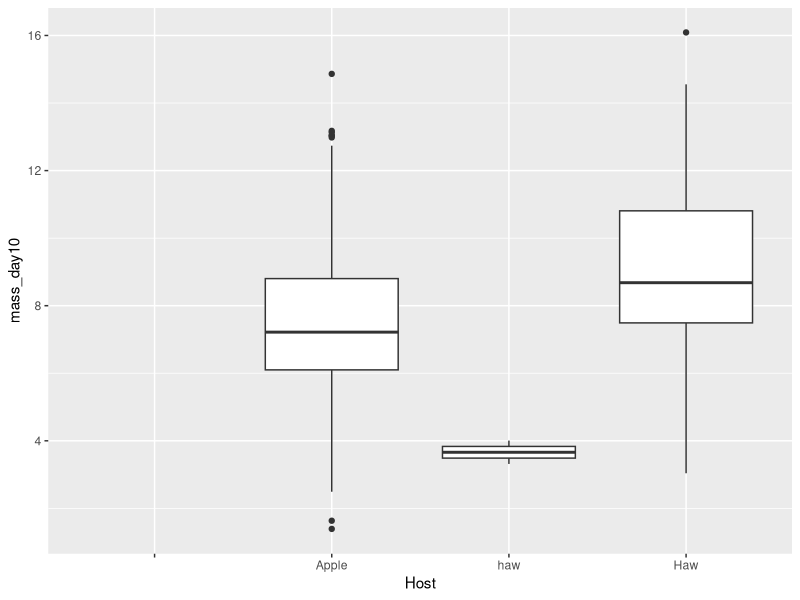

Source code (R):
## ---- chunk 1
library(ggplot2)
## ---- chunk 2
#import the master data
master.data<-read.csv("../Data/2017-10-25_dataslice_Rhagoletis_master_data.csv")

str(master.data)
summary(master.data$Host)


## ---- chunk 3
ggplot(data=master.data,aes(x=Host,y=mass_day10))+geom_boxplot()
## ---- chunk 4
subset(master.data,Host=="haw")
subset(master.data,Host=="")
